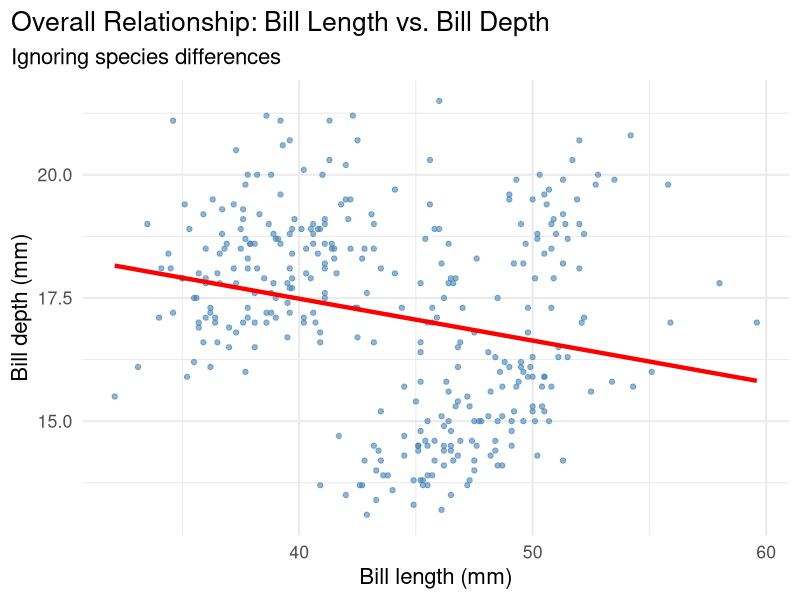
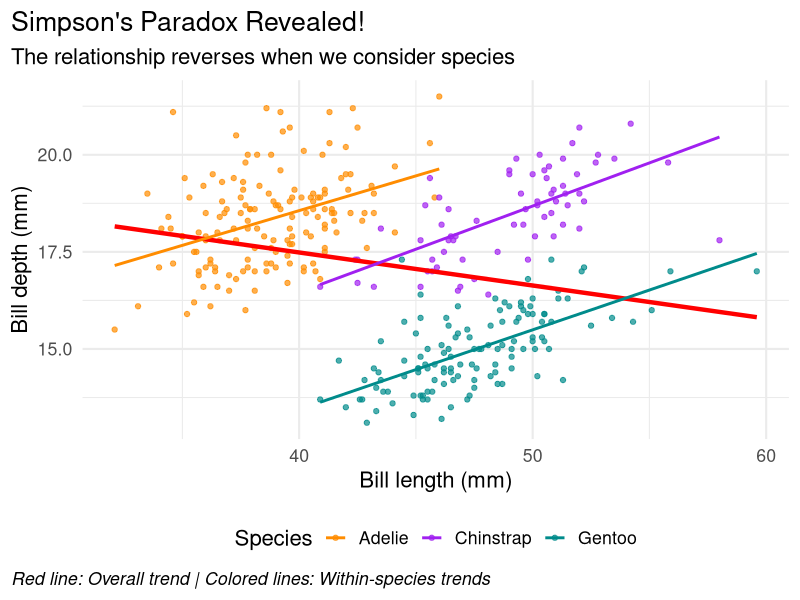
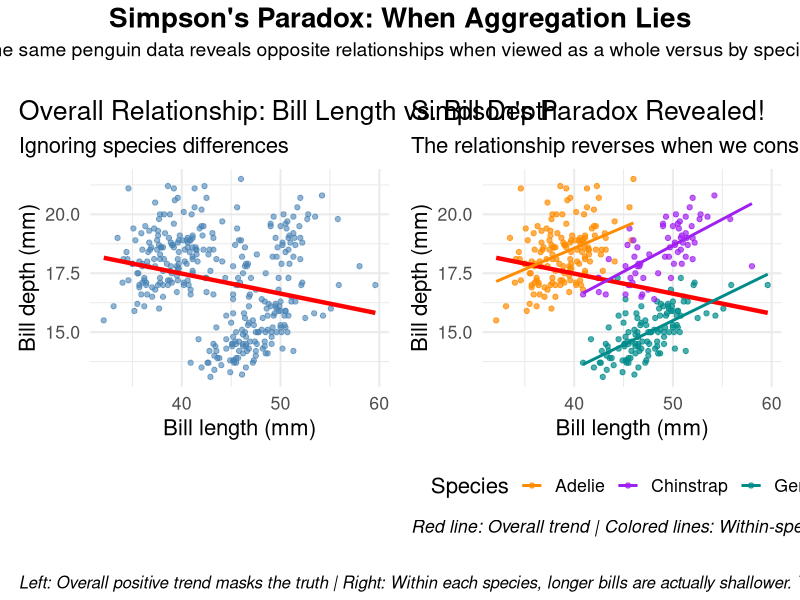

These figures' R source, in order:
## ---- chunk 1
#| message: false
#| warning: false
# Set CRAN mirror for package installation
options(repos = c(CRAN = "https://cran.rstudio.com/"))

# Install required packages if not already installed
if (!require(patchwork, quietly = TRUE)) {
  install.packages("patchwork")
  library(patchwork)
}

library(ggplot2)
library(palmerpenguins)
data(penguins)
## ---- chunk 2
#| message: false
#| warning: false
plot1 <- ggplot(data = penguins,
        aes(x = bill_length_mm,
        y = bill_depth_mm)) +
  theme_minimal(16) +
  geom_point(alpha = 0.6, color = "steelblue") +
  labs(title = "Overall Relationship: Bill Length vs. Bill Depth",
       subtitle = "Ignoring species differences",
       x = "Bill length (mm)",
       y = "Bill depth (mm)") +
  theme(plot.title.position = "plot",
        plot.caption = element_text(hjust = 0, face= "italic"),
        plot.caption.position = "plot") +
  geom_smooth(method = "lm", se = FALSE, color = "red", linewidth = 1.5)

plot1
## ---- chunk 3
#| message: false
#| warning: false
#| eval: true
#| fig-cap: "Simpson's Paradox Revealed: Overall vs. Species-Specific Relationships"

plot2 <- ggplot(data = penguins,
       aes(x = bill_length_mm,
           y = bill_depth_mm,
           color = species)) +
  theme_minimal(16) +
  geom_point(alpha = 0.7) +
  scale_color_manual(values = c("darkorange","purple","cyan4"),
                     name = "Species") +
  labs(title = "Simpson's Paradox Revealed!",
       subtitle = "The relationship reverses when we consider species",
       x = "Bill length (mm)",
       y = "Bill depth (mm)",
       caption = "Red line: Overall trend | Colored lines: Within-species trends") +
  theme(plot.title.position = "plot",
        plot.caption = element_text(hjust = 0, face = "italic"),
        plot.caption.position = "plot",
        legend.position = "bottom") +
  # Overall trend (ignoring species)
  geom_smooth(method = "lm", se = FALSE, color = "red", 
              linewidth = 1.5, alpha = 0.8) +
  # Species-specific trends
  geom_smooth(method = "lm", se = FALSE, linewidth = 1)

plot2
## ---- chunk 4
#| message: false
#| warning: false
#| fig-cap: "Simpson's Paradox: The Same Data, Two Different Stories"

# Create the side-by-side comparison using patchwork
comparison_plot <- (plot1 | plot2) +
  plot_annotation(
    title = "Simpson's Paradox: When Aggregation Lies",
    subtitle = "The same penguin data reveals opposite relationships when viewed as a whole versus by species",
    caption = "Left: Overall positive trend masks the truth | Right: Within each species, longer bills are actually shallower. This reversal demonstrates how confounding variables (species) can completely invert apparent relationships in aggregated data.",
    theme = theme(
      plot.title = element_text(size = 20, face = "bold", hjust = 0.5),
      plot.subtitle = element_text(size = 14, hjust = 0.5, margin = margin(b = 20)),
      plot.caption = element_text(size = 12, hjust = 0, face = "italic", 
                                 margin = margin(t = 20), lineheight = 1.3)
    )
  )

comparison_plot
